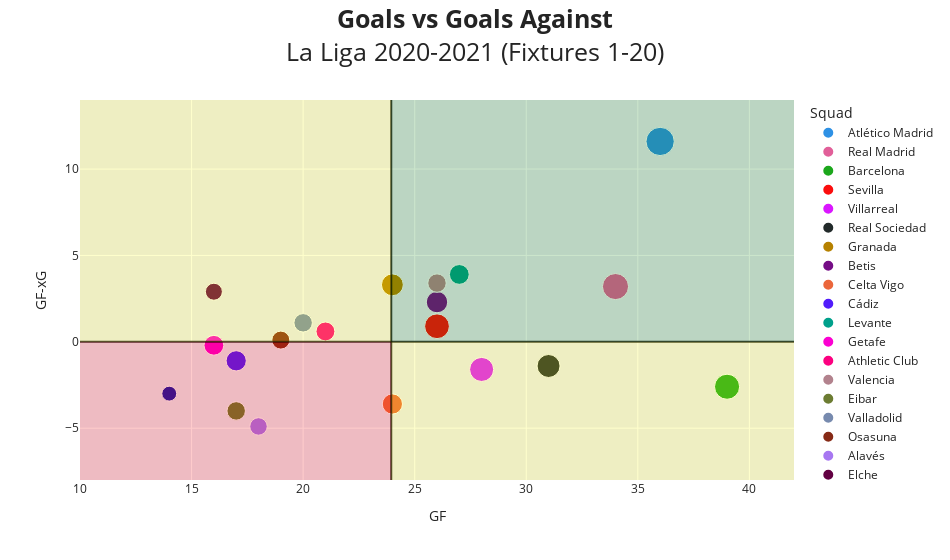

Here is the notebook cell this chart was saved with:
### Markdown cell above
<h2><center>ANÁLISIS PLOTS</center></h2>
<h3><center>xG vs xGA & Goals vs Goals Against</center></h3>

-

### Code cell
fig = px.scatter(laliga_stats, x= 'GF', y='GF-xG', size= 'Pts', color= 'Squad', 
                opacity= 1, hover_name= 'Squad', hover_data= ['Posicion'],
                color_discrete_sequence=px.colors.qualitative.Dark24,
                width= 950, template= 'seaborn', 
                title= '<b>Goals vs Goals Against</b><br>La Liga 2020-2021 (Fixtures 1-20)')

fig.add_hline(y=0, line_width=2, line_color= 'black', opacity= 0.8)
fig.add_vline(x= laliga_stats['GF'].mean(), line_width=2, line_color= 'black', opacity= 0.8)
fig.add_shape(type='rect', x0= 10, y0= -8, 
              x1=laliga_stats['GF'].mean(), y1=0, 
              fillcolor= 'red', opacity= 0.2)
fig.add_shape(type='rect', x0= laliga_stats['GF'].mean(), y0= -8, 
              x1= 42, y1= 0, 
              fillcolor= 'yellow', opacity= 0.2)
fig.add_shape(type='rect', x0= 10, y0= 0, 
              x1= laliga_stats['GF'].mean(), y1= 14, 
              fillcolor= 'yellow', opacity= 0.2)
fig.add_shape(type='rect', x0= laliga_stats['GF'].mean(), y0= 0, 
              x1= 42, y1= 14, 
              fillcolor= 'green', opacity= 0.2)

fig.update_layout(title={'y': 0.95,
                        'xanchor': 'center',
                        'yanchor': 'top'},
                  title_font= dict(size=25))

fig.show()

### Figure 1 — Plotly figure (JSON) as saved in the notebook; plotly's stock layout.template omitted (floating-point values rounded to 4 significant figures)
{"data": [{"customdata": [[1]], "hovertemplate": "<b>%{hovertext}</b><br><br>Squad=Atlético Madrid<br>GF=%{x}<br>GF-xG=%{y}<br>Pts=%{marker.size}<br>Posicion=%{customdata[0]}<extra></extra>", "hovertext": ["Atlético Madrid"], "legendgroup": "Atlético Madrid", "marker": {"color": "#2E91E5", "opacity": 1, "size": [47], "sizemode": "area", "sizeref": 0.1175, "symbol": "circle"}, "mode": "markers", "name": "Atlético Madrid", "orientation": "v", "showlegend": true, "type": "scatter", "x": [36], "xaxis": "x", "y": [11.6], "yaxis": "y"}, {"customdata": [[2]], "hovertemplate": "<b>%{hovertext}</b><br><br>Squad=Real Madrid<br>GF=%{x}<br>GF-xG=%{y}<br>Pts=%{marker.size}<br>Posicion=%{customdata[0]}<extra></extra>", "hovertext": ["Real Madrid"], "legendgroup": "Real Madrid", "marker": {"color": "#E15F99", "opacity": 1, "size": [40], "sizemode": "area", "sizeref": 0.1175, "symbol": "circle"}, "mode": "markers", "name": "Real Madrid", "orientation": "v", "showlegend": true, "type": "scatter", "x": [34], "xaxis": "x", "y": [3.2], "yaxis": "y"}, {"customdata": [[3]], "hovertemplate": "<b>%{hovertext}</b><br><br>Squad=Barcelona<br>GF=%{x}<br>GF-xG=%{y}<br>Pts=%{marker.size}<br>Posicion=%{customdata[0]}<extra></extra>", "hovertext": ["Barcelona"], "legendgroup": "Barcelona", "marker": {"color": "#1CA71C", "opacity": 1, "size": [37], "sizemode": "area", "sizeref": 0.1175, "symbol": "circle"}, "mode": "markers", "name": "Barcelona", "orientation": "v", "showlegend": true, "type": "scatter", "x": [39], "xaxis": "x", "y": [-2.6], "yaxis": "y"}, {"customdata": [[4]], "hovertemplate": "<b>%{hovertext}</b><br><br>Squad=Sevilla<br>GF=%{x}<br>GF-xG=%{y}<br>Pts=%{marker.size}<br>Posicion=%{customdata[0]}<extra></extra>", "hovertext": ["Sevilla"], "legendgroup": "Sevilla", "marker": {"color": "#FB0D0D", "opacity": 1, "size": [36], "sizemode": "area", "sizeref": 0.1175, "symbol": "circle"}, "mode": "markers", "name": "Sevilla", "orientation": "v", "showlegend": true, "type": "scatter", "x": [26], "xaxis": "x", "y": [0.9], "yaxis": "y"}, {"customdata": [[5]], "hovertemplate": "<b>%{hovertext}</b><br><br>Squad=Villarreal<br>GF=%{x}<br>GF-xG=%{y}<br>Pts=%{marker.size}<br>Posicion=%{customdata[0]}<extra></extra>", "hovertext": ["Villarreal"], "legendgroup": "Villarreal", "marker": {"color": "#DA16FF", "opacity": 1, "size": [34], "sizemode": "area", "sizeref": 0.1175, "symbol": "circle"}, "mode": "markers", "name": "Villarreal", "orientation": "v", "showlegend": true, "type": "scatter", "x": [28], "xaxis": "x", "y": [-1.6], "yaxis": "y"}, {"customdata": [[6]], "hovertemplate": "<b>%{hovertext}</b><br><br>Squad=Real Sociedad<br>GF=%{x}<br>GF-xG=%{y}<br>Pts=%{marker.size}<br>Posicion=%{customdata[0]}<extra></extra>", "hovertext": ["Real Sociedad"], "legendgroup": "Real Sociedad", "marker": {"color": "#222A2A", "opacity": 1, "size": [31], "sizemode": "area", "sizeref": 0.1175, "symbol": "circle"}, "mode": "markers", "name": "Real Sociedad", "orientation": "v", "showlegend": true, "type": "scatter", "x": [31], "xaxis": "x", "y": [-1.4], "yaxis": "y"}, {"customdata": [[7]], "hovertemplate": "<b>%{hovertext}</b><br><br>Squad=Granada<br>GF=%{x}<br>GF-xG=%{y}<br>Pts=%{marker.size}<br>Posicion=%{customdata[0]}<extra></extra>", "hovertext": ["Granada"], "legendgroup": "Granada", "marker": {"color": "#B68100", "opacity": 1, "size": [28], "sizemode": "area", "sizeref": 0.1175, "symbol": "circle"}, "mode": "markers", "name": "Granada", "orientation": "v", "showlegend": true, "type": "scatter", "x": [24], "xaxis": "x", "y": [3.3], "yaxis": "y"}, {"customdata": [[8]], "hovertemplate": "<b>%{hovertext}</b><br><br>Squad=Betis<br>GF=%{x}<br>GF-xG=%{y}<br>Pts=%{marker.size}<br>Posicion=%{customdata[0]}<extra></extra>", "hovertext": ["Betis"], "legendgroup": "Betis", "marker": {"color": "#750D86", "opacity": 1, "size": [27], "sizemode": "area", "sizeref": 0.1175, "symbol": "circle"}, "mode": "markers", "name": "Betis", "orientation": "v", "showlegend": true, "type": "scatter", "x": [26], "xaxis": "x", "y": [2.3], "yaxis": "y"}, {"customdata": [[9]], "hovertemplate": "<b>%{hovertext}</b><br><br>Squad=Celta Vigo<br>GF=%{x}<br>GF-xG=%{y}<br>Pts=%{marker.size}<br>Posicion=%{customdata[0]}<extra></extra>", "hovertext": ["Celta Vigo"], "legendgroup": "Celta Vigo", "marker": {"color": "#EB663B", "opacity": 1, "size": [24], "sizemode": "area", "sizeref": 0.1175, "symbol": "circle"}, "mode": "markers", "name": "Celta Vigo", "orientation": "v", "showlegend": true, "type": "scatter", "x": [24], "xaxis": "x", "y": [-3.6], "yaxis": "y"}, {"customdata": [[10]], "hovertemplate": "<b>%{hovertext}</b><br><br>Squad=Cádiz<br>GF=%{x}<br>GF-xG=%{y}<br>Pts=%{marker.size}<br>Posicion=%{customdata[0]}<extra></extra>", "hovertext": ["Cádiz"], "legendgroup": "Cádiz", "marker": {"color": "#511CFB", "opacity": 1, "size": [24], "sizemode": "area", "sizeref": 0.1175, "symbol": "circle"}, "mode": "markers", "name": "Cádiz", "orientation": "v", "showlegend": true, "type": "scatter", "x": [17], "xaxis": "x", "y": [-1.1], "yaxis": "y"}, {"customdata": [[11]], "hovertemplate": "<b>%{hovertext}</b><br><br>Squad=Levante<br>GF=%{x}<br>GF-xG=%{y}<br>Pts=%{marker.size}<br>Posicion=%{customdata[0]}<extra></extra>", "hovertext": ["Levante"], "legendgroup": "Levante", "marker": {"color": "#00A08B", "opacity": 1, "size": [23], "sizemode": "area", "sizeref": 0.1175, "symbol": "circle"}, "mode": "markers", "name": "Levante", "orientation": "v", "showlegend": true, "type": "scatter", "x": [27], "xaxis": "x", "y": [3.9], "yaxis": "y"}, {"customdata": [[12]], "hovertemplate": "<b>%{hovertext}</b><br><br>Squad=Getafe<br>GF=%{x}<br>GF-xG=%{y}<br>Pts=%{marker.size}<br>Posicion=%{customdata[0]}<extra></extra>", "hovertext": ["Getafe"], "legendgroup": "Getafe", "marker": {"color": "#FB00D1", "opacity": 1, "size": [23], "sizemode": "area", "sizeref": 0.1175, "symbol": "circle"}, "mode": "markers", "name": "Getafe", "orientation": "v", "showlegend": true, "type": "scatter", "x": [16], "xaxis": "x", "y": [-0.2], "yaxis": "y"}, {"customdata": [[13]], "hovertemplate": "<b>%{hovertext}</b><br><br>Squad=Athletic Club<br>GF=%{x}<br>GF-xG=%{y}<br>Pts=%{marker.size}<br>Posicion=%{customdata[0]}<extra></extra>", "hovertext": ["Athletic Club"], "legendgroup": "Athletic Club", "marker": {"color": "#FC0080", "opacity": 1, "size": [21], "sizemode": "area", "sizeref": 0.1175, "symbol": "circle"}, "mode": "markers", "name": "Athletic Club", "orientation": "v", "showlegend": true, "type": "scatter", "x": [21], "xaxis": "x", "y": [0.6], "yaxis": "y"}, {"customdata": [[14]], "hovertemplate": "<b>%{hovertext}</b><br><br>Squad=Valencia<br>GF=%{x}<br>GF-xG=%{y}<br>Pts=%{marker.size}<br>Posicion=%{customdata[0]}<extra></extra>", "hovertext": ["Valencia"], "legendgroup": "Valencia", "marker": {"color": "#B2828D", "opacity": 1, "size": [20], "sizemode": "area", "sizeref": 0.1175, "symbol": "circle"}, "mode": "markers", "name": "Valencia", "orientation": "v", "showlegend": true, "type": "scatter", "x": [26], "xaxis": "x", "y": [3.4], "yaxis": "y"}, {"customdata": [[15]], "hovertemplate": "<b>%{hovertext}</b><br><br>Squad=Eibar<br>GF=%{x}<br>GF-xG=%{y}<br>Pts=%{marker.size}<br>Posicion=%{customdata[0]}<extra></extra>", "hovertext": ["Eibar"], "legendgroup": "Eibar", "marker": {"color": "#6C7C32", "opacity": 1, "size": [20], "sizemode": "area", "sizeref": 0.1175, "symbol": "circle"}, "mode": "markers", "name": "Eibar", "orientation": "v", "showlegend": true, "type": "scatter", "x": [17], "xaxis": "x", "y": [-4], "yaxis": "y"}, {"customdata": [[16]], "hovertemplate": "<b>%{hovertext}</b><br><br>Squad=Valladolid<br>GF=%{x}<br>GF-xG=%{y}<br>Pts=%{marker.size}<br>Posicion=%{customdata[0]}<extra></extra>", "hovertext": ["Valladolid"], "legendgroup": "Valladolid", "marker": {"color": "#778AAE", "opacity": 1, "size": [20], "sizemode": "area", "sizeref": 0.1175, "symbol": "circle"}, "mode": "markers", "name": "Valladolid", "orientation": "v", "showlegend": true, "type": "scatter", "x": [20], "xaxis": "x", "y": [1.1], "yaxis": "y"}, {"customdata": [[17]], "hovertemplate": "<b>%{hovertext}</b><br><br>Squad=Osasuna<br>GF=%{x}<br>GF-xG=%{y}<br>Pts=%{marker.size}<br>Posicion=%{customdata[0]}<extra></extra>", "hovertext": ["Osasuna"], "legendgroup": "Osasuna", "marker": {"color": "#862A16", "opacity": 1, "size": [19], "sizemode": "area", "sizeref": 0.1175, "symbol": "circle"}, "mode": "markers", "name": "Osasuna", "orientation": "v", "showlegend": true, "type": "scatter", "x": [19], "xaxis": "x", "y": [0.1], "yaxis": "y"}, {"customdata": [[18]], "hovertemplate": "<b>%{hovertext}</b><br><br>Squad=Alavés<br>GF=%{x}<br>GF-xG=%{y}<br>Pts=%{marker.size}<br>Posicion=%{customdata[0]}<extra></extra>", "hovertext": ["Alavés"], "legendgroup": "Alavés", "marker": {"color": "#A777F1", "opacity": 1, "size": [18], "sizemode": "area", "sizeref": 0.1175, "symbol": "circle"}, "mode": "markers", "name": "Alavés", "orientation": "v", "showlegend": true, "type": "scatter", "x": [18], "xaxis": "x", "y": [-4.9], "yaxis": "y"}, {"customdata": [[19]], "hovertemplate": "<b>%{hovertext}</b><br><br>Squad=Elche<br>GF=%{x}<br>GF-xG=%{y}<br>Pts=%{marker.size}<br>Posicion=%{customdata[0]}<extra></extra>", "hovertext": ["Elche"], "legendgroup": "Elche", "marker": {"color": "#620042", "opacity": 1, "size": [17], "sizemode": "area", "sizeref": 0.1175, "symbol": "circle"}, "mode": "markers", "name": "Elche", "orientation": "v", "showlegend": true, "type": "scatter", "x": [16], "xaxis": "x", "y": [2.9], "yaxis": "y"}, {"customdata": [[20]], "hovertemplate": "<b>%{hovertext}</b><br><br>Squad=Huesca<br>GF=%{x}<br>GF-xG=%{y}<br>Pts=%{marker.size}<br>Posicion=%{customdata[0]}<extra></extra>", "hovertext": ["Huesca"], "legendgroup": "Huesca", "marker": {"color": "#1616A7", "opacity": 1, "size": [13], "sizemode": "area", "sizeref": 0.1175, "symbol": "circle"}, "mode": "markers", "name": "Huesca", "orientation": "v", "showlegend": true, "type": "scatter", "x": [14], "xaxis": "x", "y": [-3], "yaxis": "y"}], "layout": {"legend": {"itemsizing": "constant", "title": {"text": "Squad"}, "tracegroupgap": 0}, "shapes": [{"line": {"color": "black", "width": 2}, "opacity": 0.8, "type": "line", "x0": 0, "x1": 1, "xref": "x domain", "y0": 0, "y1": 0, "yref": "y"}, {"line": {"color": "black", "width": 2}, "opacity": 0.8, "type": "line", "x0": 23.95, "x1": 23.95, "xref": "x", "y0": 0, "y1": 1, "yref": "y domain"}, {"fillcolor": "red", "opacity": 0.2, "type": "rect", "x0": 10, "x1": 23.95, "y0": -8, "y1": 0}, {"fillcolor": "yellow", "opacity": 0.2, "type": "rect", "x0": 23.95, "x1": 42, "y0": -8, "y1": 0}, {"fillcolor": "yellow", "opacity": 0.2, "type": "rect", "x0": 10, "x1": 23.95, "y0": 0, "y1": 14}, {"fillcolor": "green", "opacity": 0.2, "type": "rect", "x0": 23.95, "x1": 42, "y0": 0, "y1": 14}], "title": {"font": {"size": 25}, "text": "<b>Goals vs Goals Against</b><br>La Liga 2020-2021 (Fixtures 1-20)", "xanchor": "center", "y": 0.95, "yanchor": "top"}, "width": 950, "xaxis": {"anchor": "y", "domain": [0, 1], "title": {"text": "GF"}}, "yaxis": {"anchor": "x", "domain": [0, 1], "title": {"text": "GF-xG"}}}}
